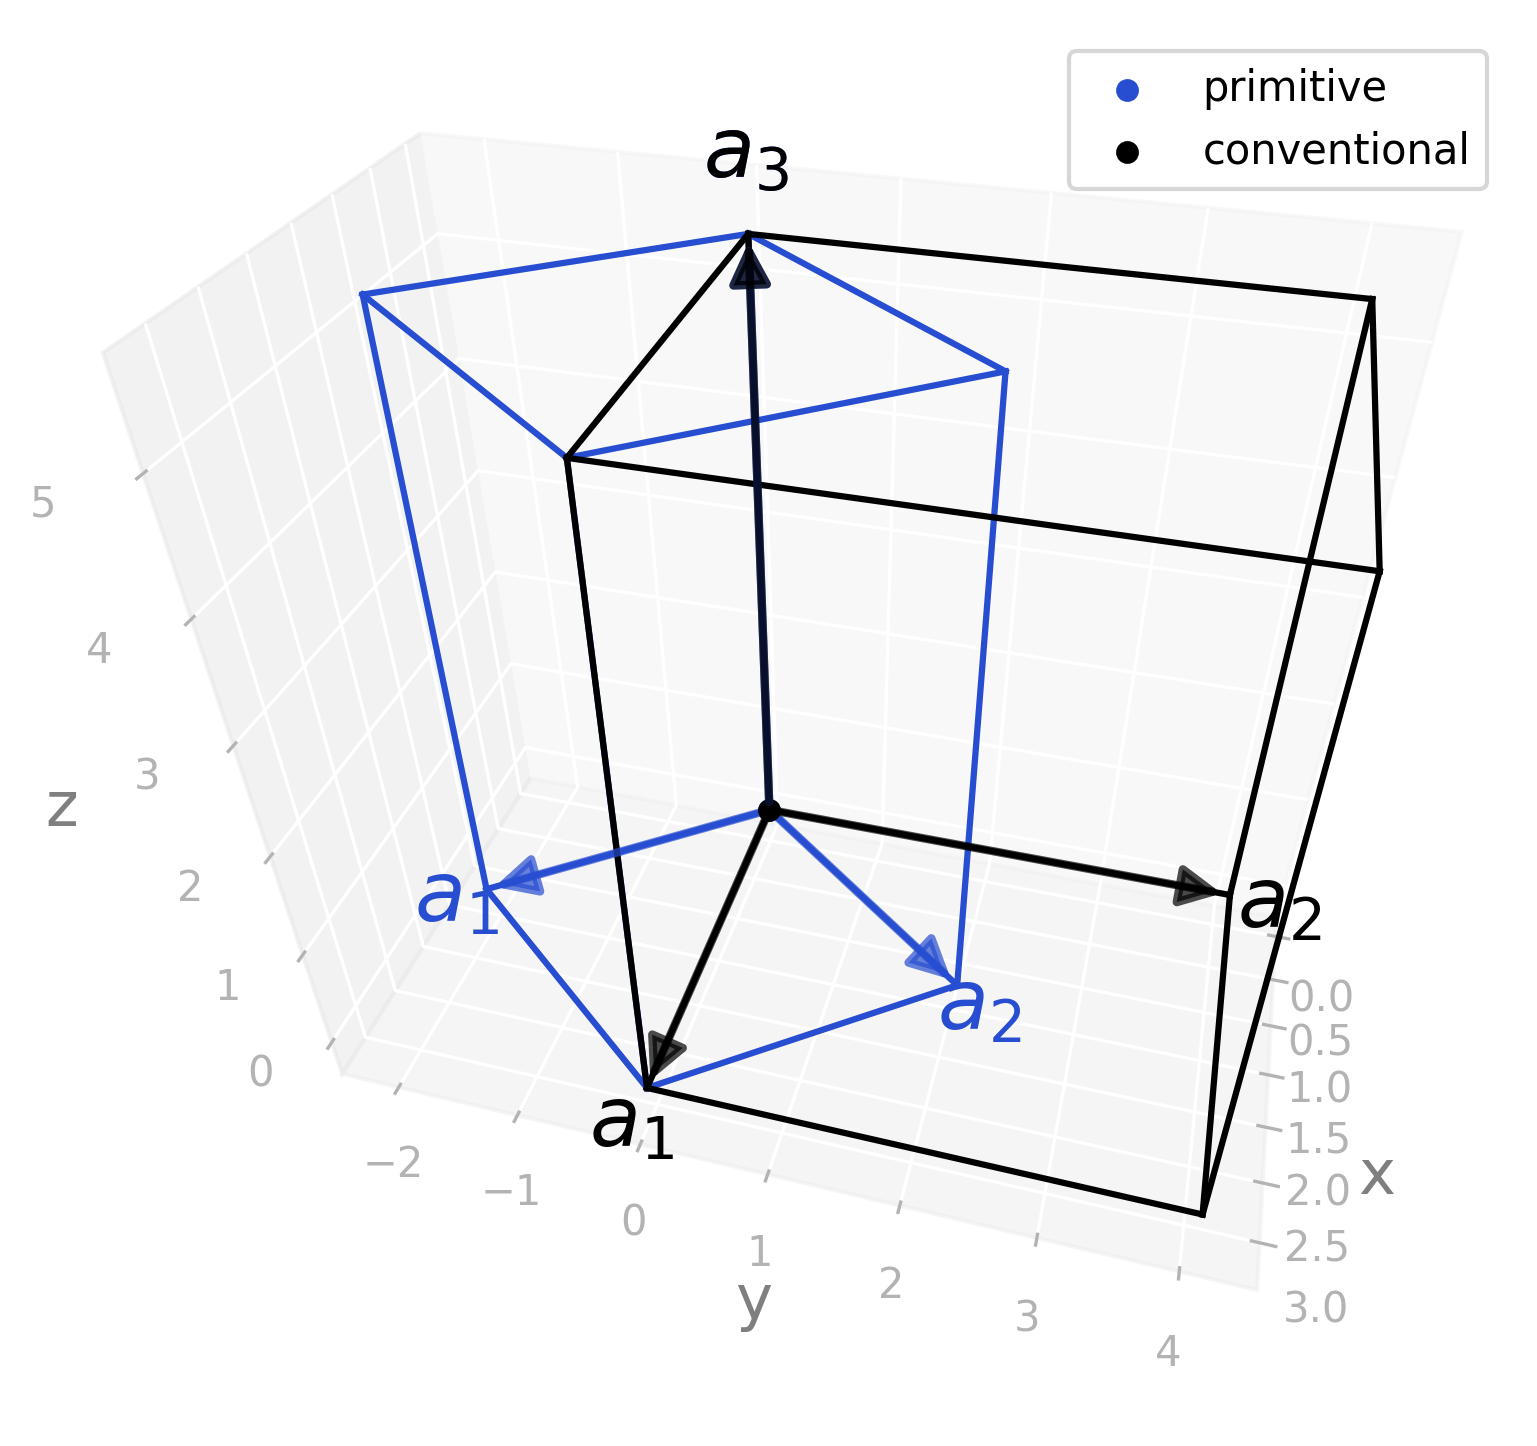

This chart was generated by the following Python code:
import radtools as rad

l = rad.lattice_example(f"ORCC")
l.plot(
    "primitive",
    label="primitive",
)
l.legend()
l.plot(
    "conventional",
    label="conventional",
    colour="black"
)
l.legend()
# Save an image:
l.savefig(
    "orcc_real.png",
    elev=39,
    azim=15,
    dpi=300,
   bbox_inches="tight",
)
# Interactive plot:
l.show(elev=39, azim=15)
